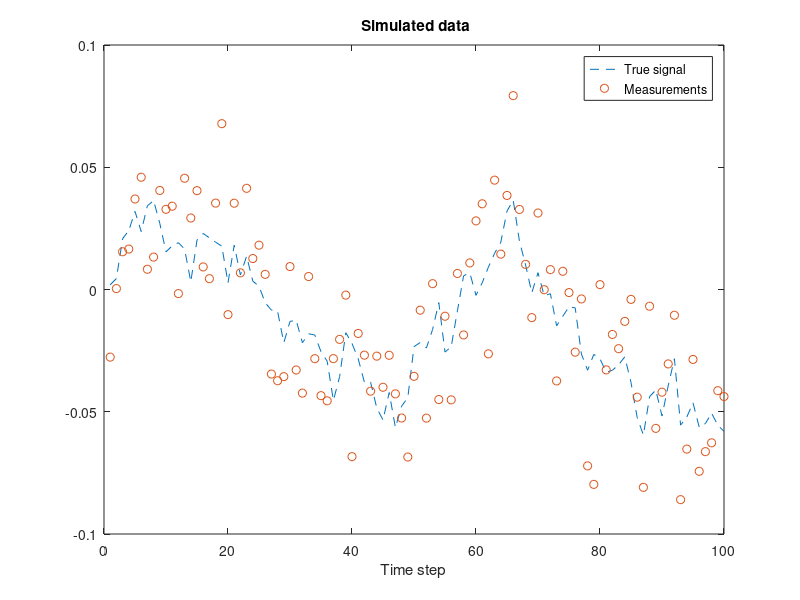
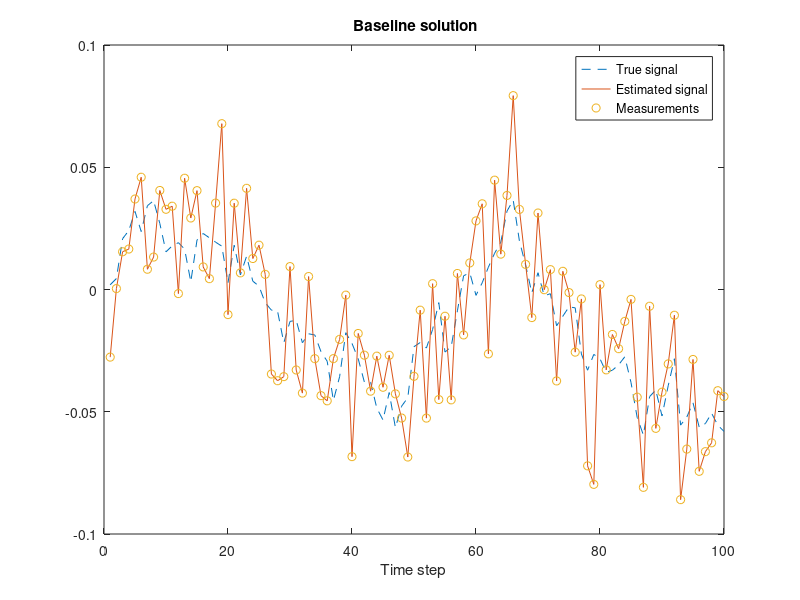
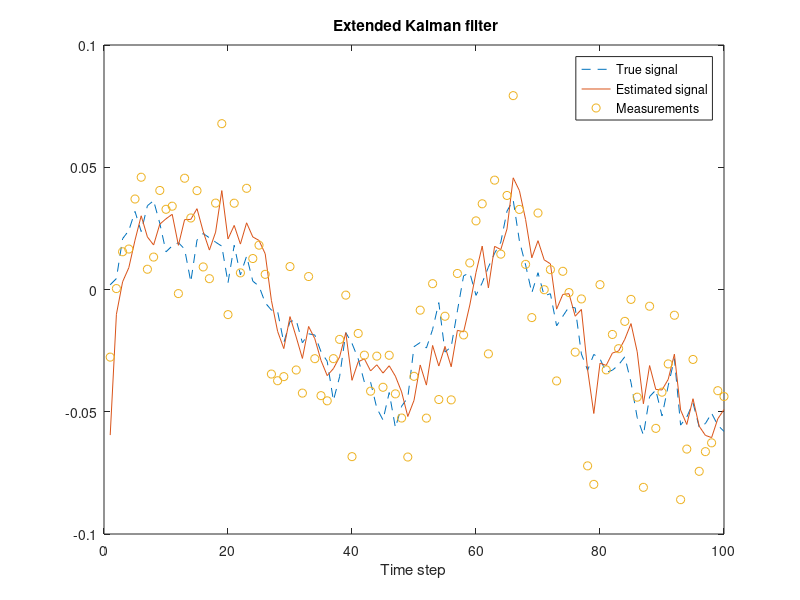

Source code (MATLAB) for these figures, in order:
%%%%%%%%%%%%%%%%%%%%%%%%%%%%%%%%%%%%%%%%%%%%%%%%%%%%%%%%%%%%%%%%%
%
% Ex-04: (1). Part (b). Implement EKF for the given non-linear
%                       system
%
%%%%%%%%%%%%%%%%%%%%%%%%%%%%%%%%%%%%%%%%%%%%%%%%%%%%%%%%%%%%%%%%%

%% Generate data
  % Lock random seed
  rng(123,'twister');

  gauss_rnd = @(m,S) m + chol(S)'*randn(size(m));
  rmse = @(x,y) sqrt(mean((x(:)-y(:)).^2));

  % Define parameters
  steps = 100;  % Number of time steps

  A = @(x) x - (0.01*sin(x));  % State function
  Ax = @(x) 1 - (0.01*cos(x)); % State Jacobian

  H = @(x) (0.5*sin(2*x));   % Measurement function
  Hx = @(x) cos(2*x);        % Measurement Jacobian

  Q = 0.01^2; % Process noise covariance
  R = 0.02^2;   % Measurement noise covariance

 % This is the true initial value
  x0 = [0;0.1]; 

  % Simulate data
  X = zeros(2,steps);  % The true signal
  Y = zeros(1,steps);  % Measurements
  T = 1:steps;         % Time
  x = x0;
  for k=1:steps
    x = gauss_rnd(A(x),Q);
    y = gauss_rnd(x(1),R);
    X(:,k) = x;
    Y(:,k) = y;
  end

  % Visualize
  figure; clf;
    plot(T,X(1,:),'--',T,Y,'o');
    legend('True signal','Measurements');
    xlabel('Time step'); title('\bf Simulated data')
    
  % Report and pause
  fprintf('This is the simulated data. Press enter.\n');
  %pause;

  %%
% Baseline solution
  % Baseline solution. The estimates
  % of x_k are stored as columns of
  % the matrix EST1.
  
  % Calculate baseline estimate
  m1 = [0;1];  % Initialize first step with a guess
  EST1 = zeros(2,steps);
  for k=1:steps
    m1(2) = Y(k)-m1(1);
    m1(1) = Y(k);
    EST1(:,k) = m1;
  end

  % Visualize results
  figure; clf;
  
  %Plot the signal and its estimate
  plot(T,X(1,:),'--',T,EST1(1,:),'-',T,Y,'o');
  legend('True signal','Estimated signal','Measurements');
  xlabel('Time step'); title('\bf Baseline solution')

  % Compute error
  err1 = rmse(X,EST1)
  
  % Report and pause
  fprintf('This is the base line estimate. Press enter.\n');
  %pause
%%
% Unscented Kalman Filter (EKF)

   m2 = 0;  % Initialize first step
   P2 = eye(1); % Some uncertanty in covariance  
   EST2 = zeros(1,steps); % Allocate space for results
  
  % UKF constants assumption
   n =1 ;

   alpha = 1;
   kappa = 0;
   beta = 0;
   
   lambda = ((alpha^2)*(n+kappa))- n;
   sigma_points = zeros(n,((2*n)+1),1);
   weights_mean = zeros(((2*n)+1),1);
   weights_cov = zeros(((2*n)+1),1);
   weights_mean(1,:) = lambda/(n+lambda);
   weights_cov(1,:) = (lambda/(n+lambda) )+ (1- (alpha^2) + beta);
   
   for i =2:((2*n)+1)
       weights_cov(i,:) = 1/(2*(n+lambda));
       weights_mean(i,:) = 1/(2*(n+lambda));
   end
   
 
  % Run Kalman filter
  for k=1:steps
    % Replace these with the Kalman filter equations
   
    % Sigma point calculation
   sigma_points(:,1)=m2;
   cholesky_factor = cholcov(P2);
   sigma_points(:,2)=m2 + (sqrt(n+lambda)) * cholesky_factor;
   sigma_points(:,3)=m2 - (sqrt(n+lambda)) * cholesky_factor;
%    for i=2:()
%        sigma_points(:,i)= m2 + (sqrt(n+lambda)) * cholesky_factor;
%        sigma_points(:,n+i)= m2 - (sqrt(n+lambda)) * cholesky_factor;
%    end
   sigma_points_hat = A(sigma_points);
   m2_pred =  (sigma_points_hat * weights_mean);
   P2_pred = 0;
   for i=1:((2*n)+1)
       P2_pred = P2_pred + (weights_cov(i,:) * (sigma_points_hat(:,i)-m2_pred)*(sigma_points_hat (:,i)- m2_pred)' + Q);
   end
   
   sigma_points_pred = zeros(n,((2*n)+1),1);
   sigma_points_pred(:,1)= m2_pred;
   cholesky_factor_pred = cholcov(P2_pred);
   sigma_points_pred(:,2)= m2_pred + (sqrt(n+lambda)) * cholesky_factor_pred;
   sigma_points_pred(:,3)= m2_pred - (sqrt(n+lambda)) * cholesky_factor_pred;

%    for i=1:n
%        sigma_points_pred(:,i)= m2_pred + (sqrt(n+lambda)) * cholesky_factor_pred(:,i);
%       sigma_points_pred(:,n+i)= m2_pred - (sqrt(n+lambda)) * cholesky_factor_pred(:,i);
%    end

   Y_hat = H(sigma_points_pred);
   
   
   uk =  Y_hat  * weights_mean ;
   
   
   Sk =0;
   Ck =0;
   
   for i=1:((2*n) +1)
       
       Sk = Sk +((weights_cov(i,:) *(Y_hat(:,i)- uk))*(Y_hat(:,i)-uk)') + R;
       Ck =  Ck+ (weights_cov(i,:) * (sigma_points_pred(:,i) - m2_pred ))* (Y_hat(:,i)- uk)';
   end
   
   
   Kk = Ck*inv(Sk);
   m2 = m2_pred + (Kk*(Y(k)-uk));
   P2 = P2_pred - Kk*Sk*Kk';
   
    % Store the results
    EST2(:,k) = m2;
  end

  % Visualize results
  figure; clf
  
  % Plot the signal and its estimate
    plot(T,X(1,:),'--',T,EST2(1,:),'-',T,Y,'o');
    legend('True signal','Estimated signal','Measurements');
    xlabel('Time step'); title('\bf Extended Kalman filter')

  % Compute error
  err2 = rmse(X(1,:),EST2)

  % Report and pause
  fprintf('This will be the EKF estimate. Press enter.\n');
  %pause;